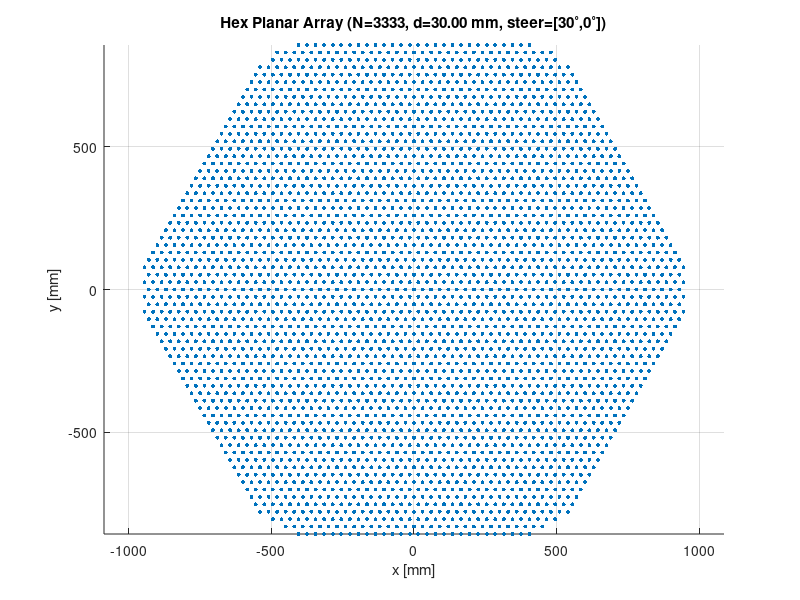
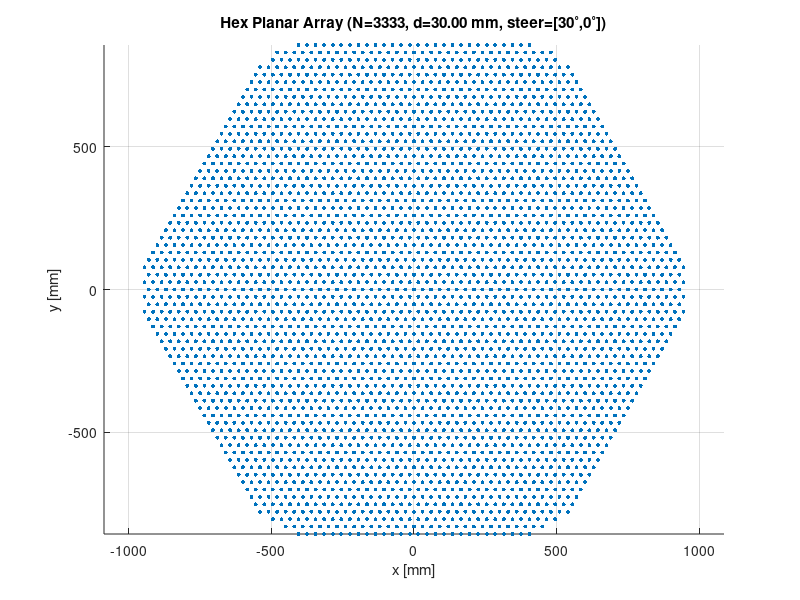
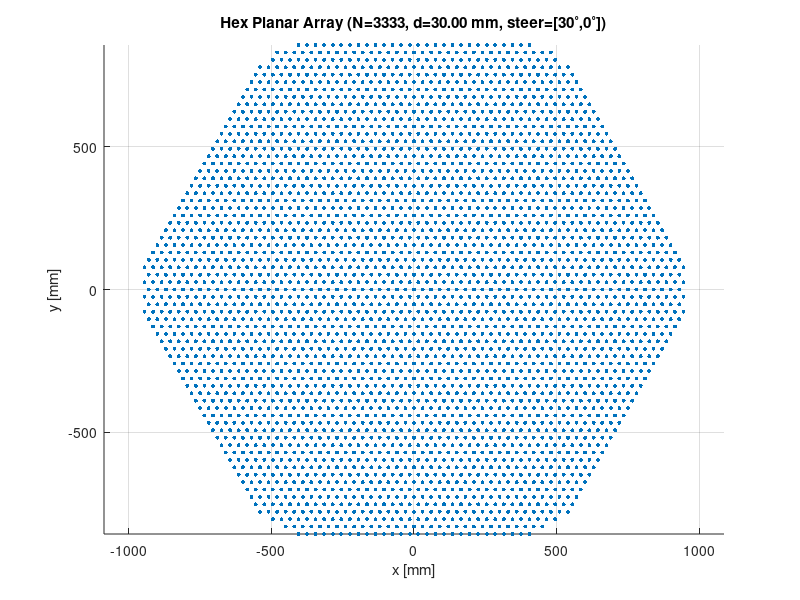
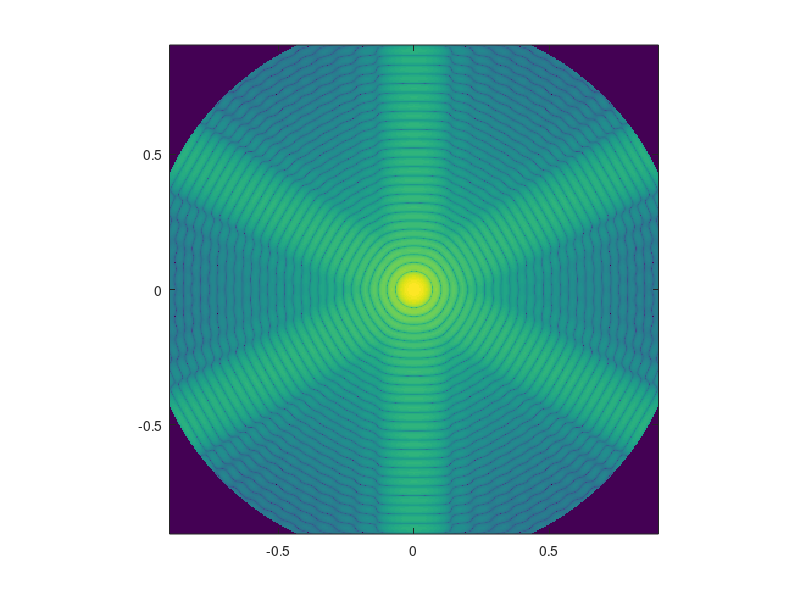

Write the MATLAB code that produced these figures, in order. (Note: this script raises an error after producing the figures.)
function Radar_theoretical_max_accuracy_formulas_waveforms(varargin)
% Toolbox-free hex planar array visualization + FMCW + Range-Doppler + 3D & FFT beampatterns
% Saves all charts to results/ and writes summary.txt + summary.pdf.
% NOW SUPPORTS:
%   - Named presets: Radar_theoretical_max_accuracy_formulas_waveforms('preset','high_res_range')
%   - Name-Value overrides: Radar_theoretical_max_accuracy_formulas_waveforms('B',1.5e9,'scanAz_deg',45)
%   - Or a single struct: Radar_theoretical_max_accuracy_formulas_waveforms(optsStruct)

%% ================== DEFAULTS ==================
opt = struct();
% Feature toggles
opt.doSpectrogram    = true;
opt.doRangeDoppler   = true;
opt.doBeampattern3D  = true;
opt.doFFTBeampattern = true;
opt.useTimestampSubfolder = false;

% RF & waveform
opt.fc        = 5e9;        % Hz
opt.B         = 1e9;        % Hz (RF bandwidth)
opt.PRF       = 5e3;        % Hz
opt.Npulses   = 128;        % coherent pulses per CPI
opt.SNRdB     = 20;         % context only
opt.c0        = 3e8;        % m/s

% Array geometry
opt.N_target  = 3333;       % desired elements (or subarrays)
opt.d         = 0.5*(opt.c0/opt.fc); % spacing (≈ λ/2)

% Steering
opt.scanAz_deg = 30;
opt.scanEl_deg = 0;

% Taper
opt.taper = struct('type','raisedcos','power',1); % 1 ~ Hann-like

% FMCW demo
opt.Tchirp   = 50e-6;       % s
opt.fs       = 20e6;        % Hz
opt.N_chirps = 16;          % for spectrogram & RD demo

% Grids
opt.uv_lim   = 0.9;         % visible region cap
opt.uv_N     = 401;
opt.azSpan   = [-80 80];
opt.elSpan   = [-80 80];
opt.NAzEl    = 201;
opt.apGridPx = 512;
opt.apOversamp = 1.2;
opt.cutElForHPBW_deg = 0;

%% ================== ARG PARSING ==================
presetName = '';
if nargin==1 && isstruct(varargin{1})
    opt = merge_opts(opt, varargin{1});
elseif mod(nargin,2)==0
    for k=1:2:nargin
        key = varargin{k}; val = varargin{k+1};
        if ischar(key) || isstring(key)
            key = char(key);
            if strcmpi(key,'preset'), presetName = char(val); continue; end
            opt = setfield(opt, key, val); %#ok<SFLD>
        end
    end
else
    error('Use either (optsStruct) or name/value pairs, e.g., (''preset'',''high_res_range'',''B'',1.5e9).');
end

% Apply preset overlays
if ~isempty(presetName)
    opt = apply_preset(opt, presetName);
end

%% ================== DERIVED ==================
lambda = opt.c0/opt.fc;

%% ================== OUTPUT FOLDER ==================
script_dir = fileparts(mfilename('fullpath')); if isempty(script_dir), script_dir = pwd; end
root_results = fullfile(script_dir,'results'); if ~exist(root_results,'dir'), mkdir(root_results); end
if opt.useTimestampSubfolder, outdir = fullfile(root_results, datestr(now,'yyyymmdd_HHMMSS')); else, outdir = root_results; end
if ~exist(outdir, 'dir'), mkdir(outdir); end
fprintf('[INFO] Results folder: %s\n', outdir);
% write-check
fid = fopen(fullfile(outdir,'writecheck.txt'),'w'); if fid>0, fprintf(fid,'ok %s', datestr(now)); fclose(fid); else, error('Cannot write to results/'); end

%% ================== BUILD HEX ARRAY ==================
K = ceil( ( -3 + sqrt(9 + 12*(opt.N_target-1)) )/6 ); % invert N=1+3K(K+1)
[q, r] = hex_axial_coords(K);
[x, y] = axial_to_xy(q, r, opt.d);
if numel(x) > opt.N_target
    R = sqrt(x.^2 + y.^2); [~, idx] = sort(R, 'ascend');
    keep = idx(1:opt.N_target); x = x(keep); y = y(keep);
end
N = numel(x);

%% ================== TAPER ==================
w_amp = ones(N,1);
if strcmpi(opt.taper.type,'raisedcos')
    R  = sqrt(x.^2 + y.^2); Rn = R / max(R + eps);
    w_amp  = (0.5*(1 + cos(pi*Rn))).^opt.taper.power;
end

%% ================== STEERING ==================
u0 = sind(opt.scanEl_deg)*cosd(opt.scanAz_deg);
v0 = sind(opt.scanEl_deg)*sind(opt.scanAz_deg);
k  = 2*pi/lambda;
w   = w_amp .* exp(1j*k*(x*u0 + y*v0));  % complex weights with steering

%% ================== PLOT: RADAR FACE ==================
figure('Name','Radar Face / Element Layout','Color','w','Visible','on');
scatter(x*1e3, y*1e3, 8, 'filled');
axis equal tight; grid on;
xlabel('x [mm]'); ylabel('y [mm]');
title(sprintf('Hex Planar Array (N=%d, d=%.2f mm, steer=[%g^\\circ,%g^\\circ])', ...
      N, opt.d*1e3, opt.scanAz_deg, opt.scanEl_deg));
savefig2(outdir, 'face');

%% ================== ARRAY FACTOR (2-D u–v) ==================
u = linspace(-opt.uv_lim, +opt.uv_lim, opt.uv_N);
v = linspace(-opt.uv_lim, +opt.uv_lim, opt.uv_N);
[UU,VV] = meshgrid(u,v);
AF = zeros(size(UU));
for n = 1:N
    AF = AF + w(n) .* exp(1j*k*(x(n).*UU + y(n).*VV));
end
AFdB = 20*log10( abs(AF)/max(abs(AF(:))) + eps );
AFdB(UU.^2 + VV.^2 > 1) = -Inf;
figure('Name','2-D Beam (Array Factor in u–v)','Color','w','Visible','on');
imagesc(u,v, AFdB); axis image; set(gca,'YDir','normal');
colormap(parula); cb = colorbar; cb.Label.String = 'AF (dB)';
xlabel('u = sin(el)cos(az)'); ylabel('v = sin(el)sin(az)');
title('Array Factor (normalized, dB)'); hold on;
th = linspace(0,2*pi,720); plot(cos(th), sin(th), 'k--'); hold off;
savefig2(outdir, 'uv_beam');

%% ================== BEAM CUT (AZ, fixed EL > 0) ==================
elCut = 5; azCut = linspace(-90,90,1001);
uCut  = sind(elCut).*cosd(azCut); vCut = sind(elCut).*sind(azCut);
AF_cut = zeros(size(azCut));
for n = 1:N
    AF_cut = AF_cut + w(n) .* exp(1j*k*(x(n).*uCut + y(n).*vCut));
end
AF_cut_dB = 20*log10( abs(AF_cut)/max(abs(AF_cut)) + eps );
figure('Name','Azimuth Beam Cut','Color','w','Visible','on');
plot(azCut, AF_cut_dB, 'LineWidth', 1.5); grid on;
xlabel(sprintf('Azimuth (deg) @ EL=%g^\\circ', elCut));
ylabel('Normalized AF (dB)'); ylim([-60 0]); xlim([min(azCut) max(azCut)]);
title('Azimuth Cut of Beam');
savefig2(outdir, 'az_cut');

%% ================== 3D BEAMPATTERN (sampled az–el) ==================
if opt.doBeampattern3D
    az3 = linspace(opt.azSpan(1), opt.azSpan(2), opt.NAzEl);
    el3 = linspace(opt.elSpan(1), opt.elSpan(2), opt.NAzEl);
    [AZ, EL] = meshgrid(az3, el3);
    U3 = sind(EL).*cosd(AZ); V3 = sind(EL).*sind(AZ);
    AF3 = zeros(size(AZ));
    for n = 1:N
        AF3 = AF3 + w(n) .* exp(1j*k*(x(n).*U3 + y(n).*V3));
    end
    AF3dB = 20*log10( abs(AF3)/max(abs(AF3(:))) + eps );
    AF3dB( (U3.^2 + V3.^2) > 1 ) = -Inf;
    figure('Name','3D Beampattern (Az–El)','Color','w','Visible','on');
    surf(AZ, EL, AF3dB, 'EdgeColor','none'); view(2); axis tight;
    xlabel('Azimuth (deg)'); ylabel('Elevation (deg)');
    title('Beampattern (normalized, dB)'); colormap(parula);
    cb2 = colorbar; cb2.Label.String = 'AF (dB)'; caxis([-60 0]); grid on;
    savefig2(outdir, 'beampattern3d');
end

%% ================== FMCW CHIRP (time) & DIY SPECTROGRAM ==================
S = opt.B/opt.Tchirp; Ns = round(opt.Tchirp*opt.fs);
t  = (0:Ns-1)/opt.fs; phi = 2*pi*( 0.5*S*t.^2 ); s1  = exp(1j*phi);
wave = repmat(s1, 1, opt.N_chirps);
figure('Name','FMCW Chirp','Color','w','Visible','on');
subplot(2,1,1); plot(t*1e6, real(s1)); grid on;
xlabel('Time within chirp [\mus]'); ylabel('Re\{s\}');
title(sprintf('One LFM chirp: B=%.1f MHz, T=%.1f \\mus, fs=%.1f MHz', opt.B/1e6, opt.Tchirp*1e6, opt.fs/1e6));
subplot(2,1,2); instf = S*t; plot(t*1e6, instf/1e6); grid on;
xlabel('Time within chirp [\mus]'); ylabel('Inst. freq [MHz]'); title('Instantaneous frequency');
savefig2(outdir, 'chirp');
if opt.doSpectrogram
    win = 512; hop = 128; nfft = 2048;
    [Sabs, Fm, TM] = simple_stft(wave, win, hop, nfft, opt.fs);
    figure('Name','Chirp Spectrogram (DIY)','Color','w','Visible','on');
    imagesc(TM*1e3, Fm/1e6, 20*log10(Sabs + 1e-12)); axis xy;
    xlabel('Time [ms]'); ylabel('Frequency [MHz]');
    colormap(parula); colorbar; title('Spectrogram (rect window)');
    savefig2(outdir, 'spectrogram');
end

%% ================== SUMMARY & METRICS ==================
TCPI     = opt.Npulses/opt.PRF;
rangeRes = opt.c0/(2*opt.B);
velRes   = lambda/(2*TCPI);
A_per   = sqrt(3)/2 * opt.d^2; A_hex = N * A_per; D_eq = 2*sqrt(A_hex/pi);
HPBW_deg = 70 * (lambda / max(D_eq,eps));
theta_scan = acosd(cosd(opt.scanAz_deg).*cosd(opt.scanEl_deg));
scanLoss_dB = -10*log10(cosd(theta_scan)+eps);
HPBW_scan_deg = HPBW_deg / max(cosd(theta_scan), 1e-6);
Runamb  = opt.c0/(2*opt.PRF); vunamb  = (opt.PRF*lambda)/4;
d_limit = lambda / (1 + abs(sind(theta_scan))); okGL = opt.d <= d_limit;

summary_text = sprintf([ ...
    '==== Summary ====\\n' ...
    'Timestamp: %s\\n' ...
    'Elements: N=%d (target %d), spacing d=%.3f m (%.2f \\lambda)\\n' ...
    'Steering: az=%g deg, el=%g deg\\n' ...
    'Range resolution                 ~ %.3f m\\n' ...
    'Velocity resolution (CPI=%.3f s) ~ %.4f m/s\\n' ...
    'HPBW (boresight)                ~ %.2f deg (D_{eq}=%.2f m)\\n' ...
    'HPBW at scan (%.1f deg)         ~ %.2f deg; scan loss ~ %.2f dB\\n' ...
    'Unambiguous range                ~ %.1f m\\n' ...
    'Unambiguous velocity             ~ %.2f m/s\\n' ...
    'Grating-lobe safe at this scan? %s (d=%.3f m, limit=%.3f m)\\n' ...
], datestr(now,'yyyy-mm-dd HH:MM:SS'), N, opt.N_target, opt.d, opt.d/lambda, ...
   opt.scanAz_deg, opt.scanEl_deg, rangeRes, TCPI, velRes, HPBW_deg, D_eq, ...
   theta_scan, HPBW_scan_deg, scanLoss_dB, Runamb, vunamb, string(okGL), opt.d, d_limit);
fprintf('%s\n', summary_text);
fid = fopen(fullfile(outdir,'summary.txt'), 'w'); if fid>0, fprintf(fid, '%s', summary_text); fclose(fid); end
fig = figure('Name','Run Summary','Color','w','Position',[100 100 900 700],'Visible','on');
annotation('textbox',[0.05 0.05 0.9 0.9], 'String', summary_text, ...
    'Interpreter','none','FontName','FixedWidth','FontSize',10,'EdgeColor','none');
savefig2(outdir, 'summary'); close(fig);

%% ================== RANGE–DOPPLER DEMO ==================
if opt.doRangeDoppler
    R0 = 120; v0 = 12; SNRdB_sim = 10;
    S = opt.B/opt.Tchirp;  Ns = round(opt.Tchirp*opt.fs);  t = (0:Ns-1)/opt.fs;
    f_beat = (2*S/opt.c0) * R0;   f_D = 2*v0/lambda;
    rx = zeros(Ns, opt.N_chirps);
    for m = 1:opt.N_chirps
        sig = exp(1j*2*pi*( (f_beat + f_D)*t ));
        sig = sig + 10^(-SNRdB_sim/20) * (randn(size(sig))+1j*randn(size(sig)))/sqrt(2);
        rx(:,m) = sig;
    end
    NrFFT = 4096;  NdFFT = 512;
    RD = fft(rx, NrFFT, 1); RD = RD(1:NrFFT/2, :);
    RD = fftshift(fft(RD, NdFFT, 2), 2);
    f_fast = (0:NrFFT/2-1) * (opt.fs/NrFFT);
    rng_axis = (opt.c0/(2*S)) * f_fast;
    f_dop = linspace(-opt.PRF/2, opt.PRF/2, NdFFT);
    dop_axis = (lambda/2) * f_dop;
    figure('Name','Range–Doppler Map','Color','w','Visible','on');
    imagesc(dop_axis, rng_axis, 20*log10(abs(RD)+1e-12)); axis xy;
    xlabel('Velocity [m/s]'); ylabel('Range [m]'); title(sprintf('Range–Doppler (R0=%.0f m, v0=%.1f m/s)', R0, v0));
    colormap(parula); colorbar; caxis([-80 0]);
    savefig2(outdir, 'range_doppler');
end

%% ================== APERTURE FFT BEAMPATTERN ==================
if opt.doFFTBeampattern
    xr = max(abs(x)); yr = max(abs(y));
    Rmax = opt.apOversamp * max(xr, yr);
    gx = linspace(-Rmax, +Rmax, opt.apGridPx);
    gy = linspace(-Rmax, +Rmax, opt.apGridPx);
    dxy = gx(2)-gx(1);
    A = zeros(opt.apGridPx, opt.apGridPx);
    ix = round( (x - gx(1))/dxy ) + 1;
    iy = round( (y - gy(1))/dxy ) + 1;
    valid = ix>=1 & ix<=opt.apGridPx & iy>=1 & iy<=opt.apGridPx;
    linIdx = sub2ind(size(A), iy(valid), ix(valid));
    for kidx = 1:numel(linIdx)
        A(linIdx(kidx)) = A(linIdx(kidx)) + w(valid(kidx));
    end
    pad = 2; Nx = pad*opt.apGridPx; Ny = pad*opt.apGridPx;
    F = fftshift(fft2(A, Ny, Nx)); P = abs(F).^2;
    PdB = 10*log10( P / max(P(:)) + 1e-15 );
    fx = (-Nx/2:Nx/2-1) / (Nx*dxy);
    fy = (-Ny/2:Ny/2-1) / (Ny*dxy);
    uF = lambda * fx; vF = lambda * fy; [UF, VF] = meshgrid(uF, vF);
    PdB( (UF.^2 + VF.^2) > 1 ) = -Inf;
    figure('Name','Aperture FFT Beampattern','Color','w','Visible','on');
    imagesc(uF, vF, PdB); axis image; set(gca,'YDir','normal');
    colormap(parula); colorbar; caxis([-60 0]); xlabel('u'); ylabel('v');
    title('Beampattern via 2D FFT of Aperture'); savefig2(outdir, 'fft_uv');
    el0 = opt.cutElForHPBW_deg; azList = linspace(-90,90,2049);
    uCut2 = sind(el0).*cosd(azList); vCut2 = sind(el0).*sind(azList);
    patCut_dB = interp2(UF, VF, PdB, uCut2, vCut2, 'linear', -Inf);
    patCut_dB = movmean(patCut_dB, 5);
    [~, idx0] = min(abs(azList - opt.scanAz_deg));
    [BW_deg, azL, azR] = hpbw_from_cut(azList, patCut_dB, idx0);
    figure('Name','FFT Azimuth Cut & HPBW','Color','w','Visible','on');
    plot(azList, patCut_dB, 'LineWidth', 1.5); grid on; ylim([-60 0]);
    xlabel(sprintf('Azimuth (deg) @ EL=%g^\\circ', el0)); ylabel('Normalized (dB)');
    title(sprintf('Az Cut (FFT beampattern). HPBW \\approx %.2f^\\circ', BW_deg));
    hold on; yline(-3,'k--'); if ~isnan(BW_deg), xline(azL,'r--'); xline(azR,'r--'); end; hold off;
    savefig2(outdir, 'fft_az_cut');
    fid = fopen(fullfile(outdir,'summary.txt'), 'a'); if fid>0
        fprintf(fid, 'Exact HPBW from FFT cut @ EL=%g deg: %.2f deg (−3 dB at %.2f° / %.2f°)\n', el0, BW_deg, azL, azR); fclose(fid);
    end
end

% List files
d = dir(outdir); names = {d(~[d.isdir]).name};
fprintf('[INFO] Saved files in results/: %s\n', strjoin(names, ', '));
end

%% ================== PRESETS / UTILS ==================
function opt = apply_preset(opt, name)
name = lower(string(name));
switch name
    case {"default","boresight_tight"}
        % Keep defaults; mild taper for sidelobe control.
    case "wide_beam_low_elements"
        opt.N_target = 721;             % fewer elements
        opt.taper = struct('type','none','power',1);
    case "high_res_range"
        opt.B = 1.5e9;                  % larger bandwidth -> finer range resolution
        opt.Tchirp = 60e-6;
    case "long_range_high_prf"
        opt.PRF = 10e3;                 % higher PRF
        opt.Npulses = 256;              % longer CPI for finer velRes
    case "fast_scan_az45"
        opt.scanAz_deg = 45; opt.scanEl_deg = 0;
    otherwise
        warning('Unknown preset "%s" — using defaults.', name);
end
end

function out = merge_opts(base, delta)
out = base;
fn = fieldnames(delta);
for i=1:numel(fn)
    f = fn{i};
    if isstruct(delta.(f)) && isfield(base,f)
        out.(f) = merge_opts(base.(f), delta.(f));
    else
        out.(f) = delta.(f);
    end
end
end

function [q, r] = hex_axial_coords(K)
q = 0; r = 0;
for k = 1:K
    cq =  k; cr =  0;
    dirs = [ -1  1; -1  0; 0 -1; 1 -1; 1  0; 0  1 ];
    for d = 1:6
        dq = dirs(d,1); dr = dirs(d,2);
        for step = 1:k
            q = [q; cq]; %#ok<AGROW>
            r = [r; cr]; %#ok<AGROW>
            cq = cq + dq; cr = cr + dr;
        end
    end
end
end

function [x, y] = axial_to_xy(q, r, d)
x = d*( q + 0.5*r );
y = d*( (sqrt(3)/2)*r );
end

function [Sabs, F, Tm] = simple_stft(x, win, hop, nfft, fs)
x = x(:).'; L = numel(x); nFrames = 1 + floor((L - win)/hop);
Sabs = zeros(nfft/2+1, nFrames); F = (0:nfft/2)*(fs/nfft);
Tm = ((0:nFrames-1)*hop + win/2)/fs; idx = 1;
for m = 1:nFrames
    seg = zeros(1,win); i2 = min(idx+win-1, L);
    seg(1:(i2-idx+1)) = x(idx:i2);
    X = fft(seg, nfft);
    Sabs(:,m) = abs(X(1:nfft/2+1)).';
    idx = idx + hop;
end
end

function [BW, xL, xR] = hpbw_from_cut(x, pat_dB, idxCenter)
BW = NaN; xL = NaN; xR = NaN;
if isempty(idxCenter) || idxCenter<2 || idxCenter>numel(x)-1, return; end
p0 = pat_dB(idxCenter); pat = pat_dB - p0;
i = idxCenter; while i>1 && pat(i) > -3, i = i-1; end
if i==1, return; end
x1 = interp1(pat(i:i+1), x(i:i+1), -3);
j = idxCenter; while j<numel(x) && pat(j) > -3, j = j+1; end
if j==numel(x), return; end
x2 = interp1(pat(j-1:j), x(j-1:j), -3);
BW = x2 - x1; xL = x1; xR = x2;
end

function savefig2(outdir, basename)
f = gcf; set(f,'Color','w'); drawnow;
png = fullfile(outdir, [basename '.png']);
pdf = fullfile(outdir, [basename '.pdf']);
fig = fullfile(outdir, [basename '.fig']);
ok = false;
try
    if exist('exportgraphics','file') == 2
        exportgraphics(f, png, 'Resolution', 200);
        exportgraphics(f, pdf);
        ok = true;
    end
end
if ~ok
    try, set(f,'PaperPositionMode','auto'); print(f, png, '-dpng', '-r200'); ok=true; catch, end
    try, print(f, pdf, '-dpdf'); catch, end
end
try, saveas(f, fig); catch, end
if exist(png,'file')==2, fprintf('[SAVE] %s\n', png); else, warning('[WARN] PNG not saved: %s', png); end
if exist(pdf,'file')==2, fprintf('[SAVE] %s\n', pdf); end
if exist(fig,'file')==2, fprintf('[SAVE] %s\n', fig); end
end
